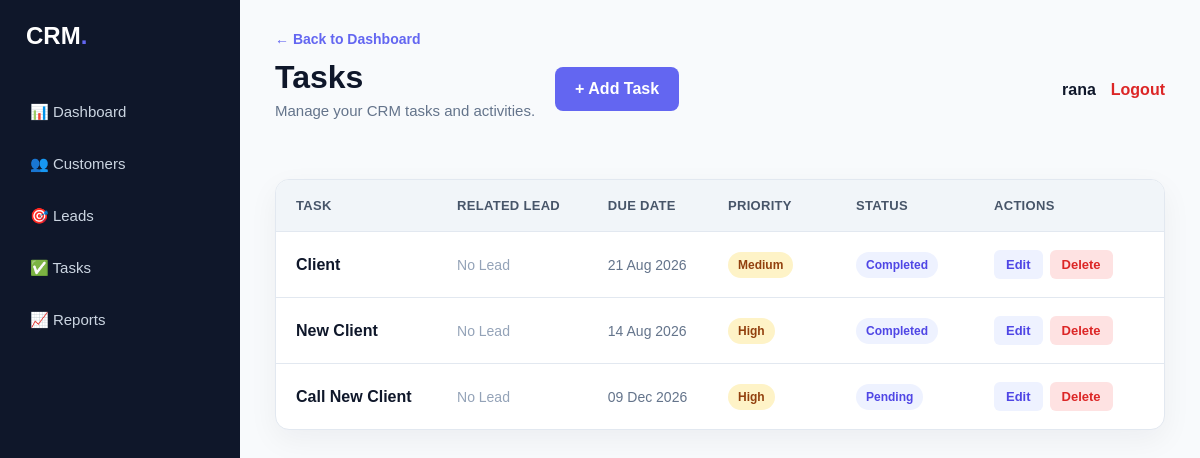
Page /tasks/ (signed in) on the earlier database version.
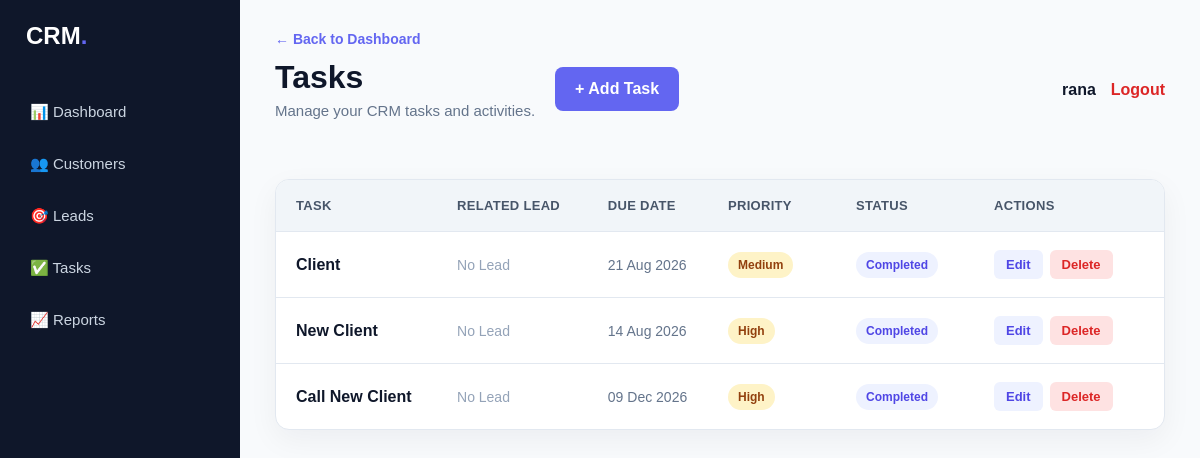
Same page on the later database version.
### crm/models.py (models this page shows, shortened)
class Task(models.Model):
    PRIORITY_CHOICES = [
        ("Low", "Low"),
        ("Medium", "Medium"),
        ("High", "High"),
    ]
    STATUS_CHOICES = [
        ("Pending", "Pending"),
        ("In Progress", "In Progress"),
        ("Completed", "Completed"),
    ]
    lead = models.ForeignKey(
        Lead,
        on_delete=models.SET_NULL,
        null=True,
        blank=True,
        related_name="tasks"
    )
    title = models.CharField(max_length=200)
    description = models.TextField(blank=True)
    due_date = models.DateField()
    priority = models.CharField(
        max_length=20,
        choices=PRIORITY_CHOICES,
        default="Medium"
    )
    status = models.CharField(
        max_length=20,
        choices=STATUS_CHOICES,
        default="Pending"
    )
    created_at = models.DateTimeField(
        auto_now_add=True
    )

### crm/views.py (the view)
@login_required(login_url="login")
def task_list(request):
    tasks = Task.objects.all().order_by("-created_at")
    return render(
        request,
        "crm/tasks.html",
        {
            "tasks": tasks
        }
    )

### crm/templates/crm/tasks.html (shortened to what this page needs)
{% extends "crm/base.html" %}
{% block header %}
<div>
    <a
        href="{% url 'dashboard' %}"
        class="back"
    >
        ← Back to Dashboard
    </a>
    <div class="page-header">
        <div>
            <h1>
                Tasks
            </h1>
            <p>
                Manage your CRM tasks and activities.
            </p>
        </div>
        <a
            href="{% url 'task_create' %}"
            class="add-btn"
        >
            + Add Task
        </a>
    </div>
</div>
{% endblock %}
{% block content %}
<div class="task-card">
    <div class="task-row task-header">
        <div>
            Task
        </div>
        <div>
            Related Lead
        </div>
        <div>
            Due Date
        </div>
        <div>
            Priority
        </div>
        <div>
            Status
        </div>
        <div>
            Actions
        </div>
    </div>
    {% if tasks %}
        {% for task in tasks %}
            <div class="task-row">
                <div class="task-title">
                    {{ task.title }}
                </div>
                <div>
                    {% if task.lead %}
                        <span class="lead-name">
                            {{ task.lead.name }}
                        </span>
                    {% else %}
                        <span class="no-lead">
                            No Lead
                        </span>
                    {% endif %}
                </div>
                <div class="task-date">
                    {% if task.due_date %}
                        {{ task.due_date|date:"d M Y" }}
                    {% else %}
                        No date
                    {% endif %}
                </div>
                <div>
                    <span class="priority">
                        {{ task.priority }}
                    </span>
                </div>
                <div>
                    <span class="status">
                        {{ task.status }}
                    </span>
                </div>
                <div class="actions">
                    <a
                        href="{% url 'task_edit' task.id %}"
                        class="edit-btn"
                    >
                        Edit
                    </a>
                    <a
                        href="{% url 'task_delete' task.id %}"
                        class="delete-btn"
                    >
                        Delete
                    </a>
                </div>
            </div>
        {% endfor %}
    {% endif %}
</div>
{% endblock %}

Differences in the rows shown:
changed Task "Call New Client": status "Pending" → "Completed"
